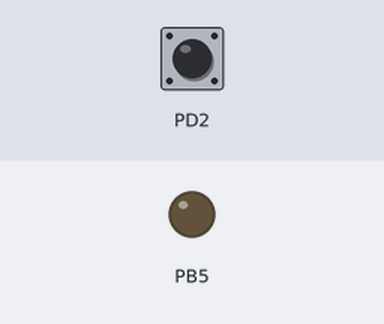
The program below on a simulated ATmega328P, built with avr-gcc and emulated at 16 MHz. Shown: output pins drawn as LEDs (lit = HIGH). Inputs (shaded band) come from the test bench; at power-on: PD2 HIGH.

Above: at 1.2 s.
1.3 s: PD2 pulled LOW for 0.15 s
At 2.5 s:
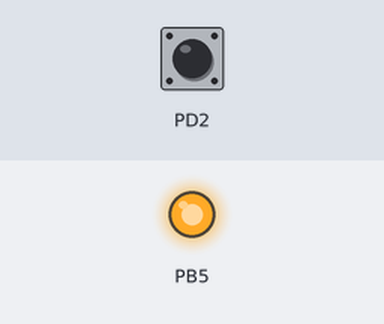
2.9 s: PD2 pulled LOW for 1 s
At 3.7 s:
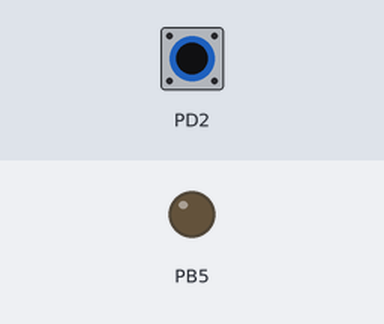
5.4 s: PD2 pulled LOW for 3.2 s
At 6.8 s:
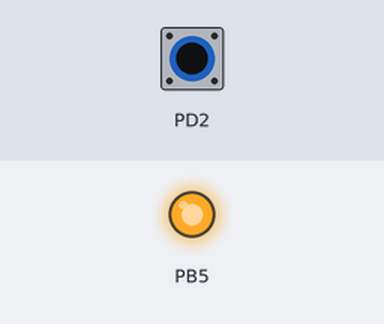
Timing chart, 0 to 8.4 s (numbered marks = the images above; inputs shaded):
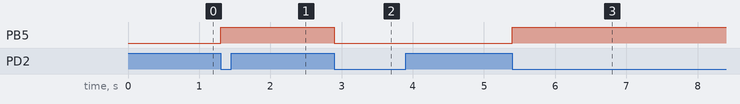

Measured:
- after the input at 1.3 s, PB5: LOW → HIGH at once
- after the input at 2.9 s, PB5: HIGH → LOW at once
- after the input at 5.4 s, PB5: LOW → HIGH at once

The program:

main.c
```c
/*
 * 6.External_Interrupt_Modular.c
 *
 * Created: 04-11-2026 22:05:05
 * Author : HP
 */

#define F_CPU 16000000UL
#include "External_interrupt.h"
#include "gpio.h"


int main(void)
{
    gpio_init() ;
	external_interrupt_INT0_init() ;

    while (1)
    {
    }
}
```

External_interrupt.c
```c
/*
 * External_interrupt.c
 *
 * Created: 04-11-2026 22:21:54
 *  Author: HP
 */

#include "External_interrupt.h"
#include <avr/interrupt.h>

ISR(INT0_vect)
{
	// Toggle led when pressed
	PORTB ^= (1 << PORTB5);
}


void external_interrupt_INT0_init()
{
	//step 1: configuring/ Enabling INT0 as interrupt
	EIMSK |= (1 << INT0);
	//step 2: configuring PD2 as input for  external interrupt
	DDRD &= ~(1 << DDD2);
	//step 3:Enabling Internal Pull-up
	PORTD |= (1<<PORTD2) ;
	//step 4: configuring interrupt trigger: falling edge
	EICRA |= (1 << ISC01);
	EICRA &= ~(1<<ISC00) ;
	//step 5: enabling global interrupt
	sei();
}
```

External_interrupt.h
```c
/*
 * External_interrupt.h
 *
 * Created: 04-11-2026 22:16:15
 *  Author: HP
 */


#ifndef EXTERNAL_INTERRUPT_H_
#define EXTERNAL_INTERRUPT_H_

#include <avr/io.h>   //include the standard Input/Output header file for Atmel/Microchip AVR microcontrollers

void external_interrupt_INT0_init() ;  // Function Header


#endif /* EXTERNAL_INTERRUPT_H_ */
```

gpio.c
```c
/*
 * gpio.c
 *
 * Created: 04-11-2026 22:15:35
 *  Author: HP
 */

#include "gpio.h"

void gpio_init()
{
	//configuring PB5 as Output
	DDRB |= (1 << DDB5);
}
```

gpio.h
```c
/*
 * gpio.h
 *
 * Created: 04-11-2026 22:15:15
 *  Author: HP
 */


#ifndef GPIO_H_
#define GPIO_H_

#include <avr/io.h>    // include the standard Input/Output header file for Atmel/Microchip AVR microcotrollers

void gpio_init() ;     // Function Header


#endif /* GPIO_H_ */
```
